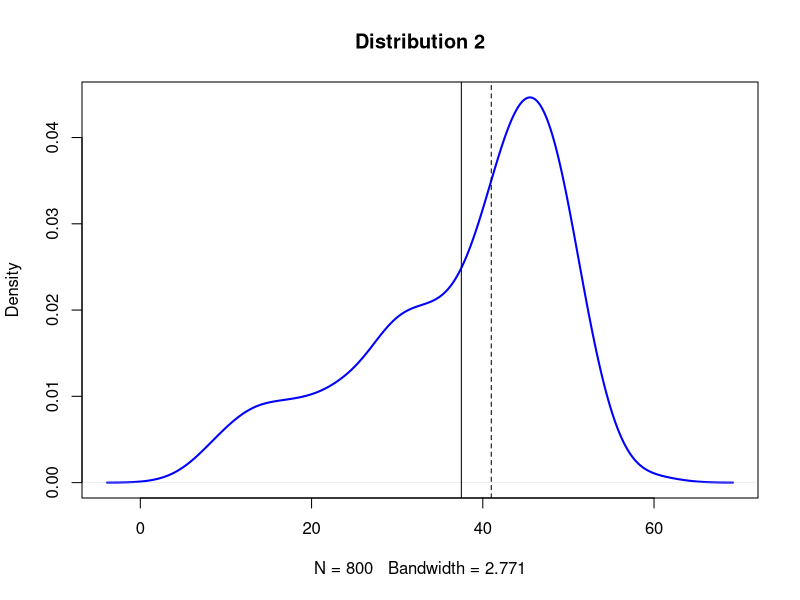
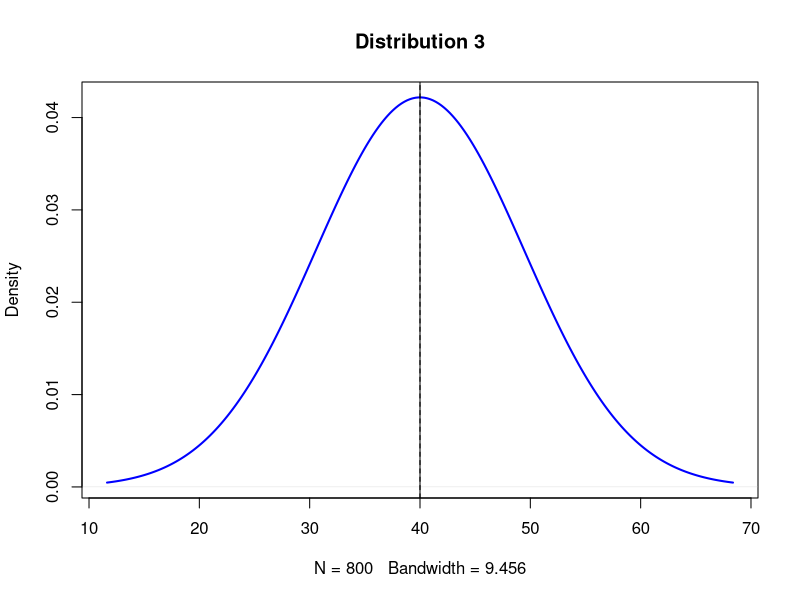
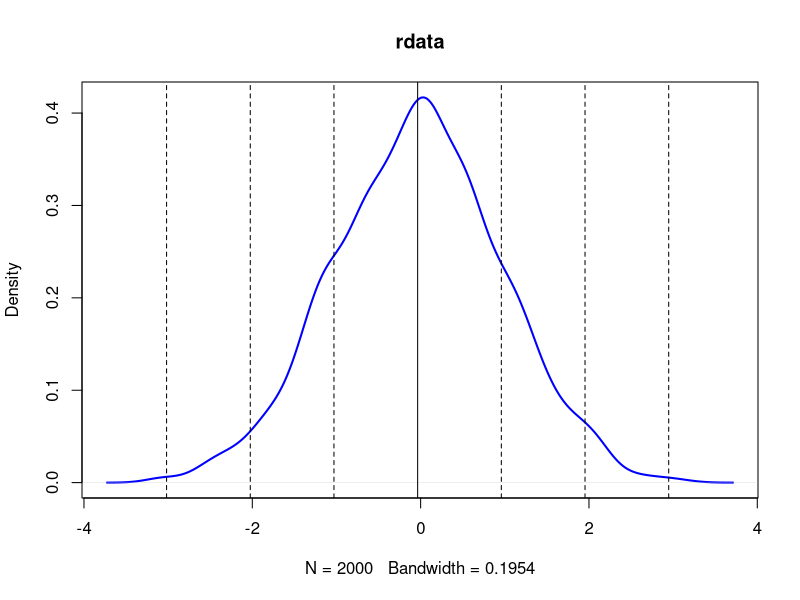

R code for these plots, in order:
## ---- chunk 1
knitr::opts_chunk$set(echo = TRUE)
## ---- chunk 2
d1 <- rnorm(n=500, mean=45, sd=5)
d2 <- rnorm(n=200, mean=30, sd=5)
d3 <- rnorm(n=100, mean=15, sd=5)

d123 <- c(d1, d2, d3)

plot(density(d123), col="blue", lwd=2, main = "Distribution 2")

abline(v=mean(d123))
abline(v=median(d123), lty="dashed")
# mean
mean(d123)
# median
median(d123)
## ---- chunk 3
d4 <- rnorm(n=800, mean=40, sd=0)
plot(density(d4), col="blue", lwd=2, main = "Distribution 3")
# Add vertical lines showing mean and median
abline(v=mean(d4))
abline(v=median(d4), lty="dashed")
# mean
mean(d4)
# median
median(d4)
## ---- chunk 4
rdata <- rnorm(n=2000, mean=0, sd=1)
plot(density(rdata), col="blue", lwd=2, main = "rdata")
sd <- sd(rdata)
#Add vertical lines
abline(v=mean(rdata))
abline(v=mean(rdata)-sd, lty="dashed")
abline(v=mean(rdata)-2*sd, lty="dashed")
abline(v=mean(rdata)-3*sd, lty="dashed")
abline(v=mean(rdata)+sd, lty="dashed")
abline(v=mean(rdata)+2*sd, lty="dashed")
abline(v=mean(rdata)+3*sd, lty="dashed")
## ---- chunk 5
q1 <- quantile(rdata, 0.25)
q1 # first quantile
q2 <- quantile(rdata, 0.5)
q2 # second quantile
q3 <- quantile(rdata, 0.75)
q3 # third quantile
#sds away from q1
(q1-mean(rdata))/sd(rdata)
#sds away from q2
(q2-mean(rdata))/sd(rdata)
#sds away from q3
(q3-mean(rdata))/sd(rdata)
## ---- chunk 6
d5 <- rnorm(n=2000, mean=35, sd=3.5)
#sds away from q1
(quantile(d5, 0.25)-mean(d5))/sd(d5)
#sds away from q3
(quantile(d5, 0.75)-mean(d5))/sd(d5)
## ---- chunk 7
#sds away from q1
(quantile(d123, 0.25)-mean(d123))/sd(d123)
#sds away from q3
(quantile(d123, 0.75)-mean(d123))/sd(d123)
## ---- chunk 8
rand_data <- rnorm(800, mean=20, sd = 5) 
## ---- chunk 9
n <- 800
# Number of Bins
k <- round(1 + log2(800))
k
# Min Bin Width
h = (max(rand_data) - min(rand_data)) / k
h
## ---- chunk 10
sd <- sd(rand_data)
# Bin Width
h <- 3.49*sd/(n^(1/3))
h
# Number of bins
k <- ceiling((max(rand_data) - min(rand_data))/h)
k
## ---- chunk 11
# Bin Width 
h <- 2*IQR(rand_data)/n^(1/3)
h
# Number of bins
k <- ceiling((max(rand_data) - min(rand_data))/h)
k
## ---- chunk 12
out_data <- c(rand_data, runif(10, min=40, max=60))
## ---- chunk 13
n <- 810
# Number of Bins
k <- round(1 + log2(n))
k
# Min Bin Width
h = (max(out_data) - min(out_data)) / k
h
## ---- chunk 14
sd <- sd(out_data)
# Bin Width
h <- 3.49*sd/(n^(1/3))
h
# Number of bins
k <- ceiling((max(out_data) - min(out_data))/h)
k
## ---- chunk 15
# Bin Width 
h <- 2*IQR(out_data)/n^(1/3)
h
# Number of bins
k <- ceiling((max(out_data) - min(out_data))/h)
k
